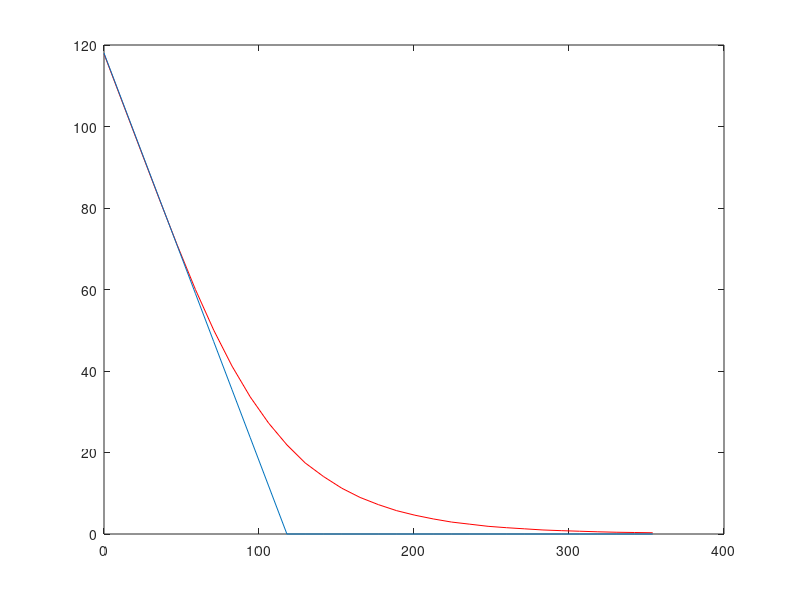

Recreate this plot in MATLAB.

%%%%%%%%%%%%%%%%%%%%%%%%%%%%%%%%%%%%%%%%%%%%%%%%%%%%%%%%%%%%%%%%%%%%%%%%%%%
%   This program implements the binomial model for option pricing         %
%%%%%%%%%%%%%%%%%%%%%%%%%%%%%%%%%%%%%%%%%%%%%%%%%%%%%%%%%%%%%%%%%%%%%%%%%%%

%   Input parameters

    r=0.0015; mu=0.01; sig=0.47;
    K=118; T=1;
    N=52; dt=T/N; NK=10; dK=K/NK;
    gap=5; K1=K+gap*dK; K2=K-gap*dK; 

%   Calculate parameters

    rdt=sqrt(dt);
    DCF=1/(1+r*dt);
    u=(1+mu*dt+sig*rdt); d=(1+mu*dt-sig*rdt);
    q=((mu-r)*dt+sig*rdt)/(2*sig*rdt);
    N=round(T/dt);

%   Tree construction

    S=zeros(N+1,N+1);
    S(1,1)=1;
    for i=2:N+1
        S(1,i)=S(1,i-1)*d;
        for j=2:i
            S(j,i)=S(j-1,i-1)*u;
        end
    end

%   Payoff function

    S0=0:dK:2*K1; CP=zeros(size(S0)); del=CP;
    for n=1:length(S0)
        C=S;
        for j=1:(N+1)
%            C(j,N+1)=max(S0(n)*S(j,N+1)-K,0);                       % call 
            C(j,N+1)=max(K-S0(n)*S(j,N+1),0);                      % put
%            C(j,N+1)=max(S0(n)*S(j,N+1)-K1,0)+max(K2-S0(n)*S(j,N+1),0); % straddle
        end
        
%   Backward induction

        for i=N:-1:1
            for j=1:i
                C(j,i)=DCF*(q*C(j,i+1)+(1-q)*C(j+1,i+1));
            end
        end

        CP(n)=C(1,1);
        del(n)=(C(2,2)-C(1,2))/(S(2,2)-S(1,2))/S0(n);
    end
    
    plot(S0,CP,'r');
    hold;
    payoff=zeros(size(CP));
    for n=1:length(S0)
%        payoff(n)=max(S0(n)-K,0);                   % call
        payoff(n)=max(K-S0(n),0);                   % put
%        payoff(n)=max(S0(n)-K1,0)+max(K2-S0(n),0);    % straddle
    end
    plot(S0,payoff);
    hold
    
    